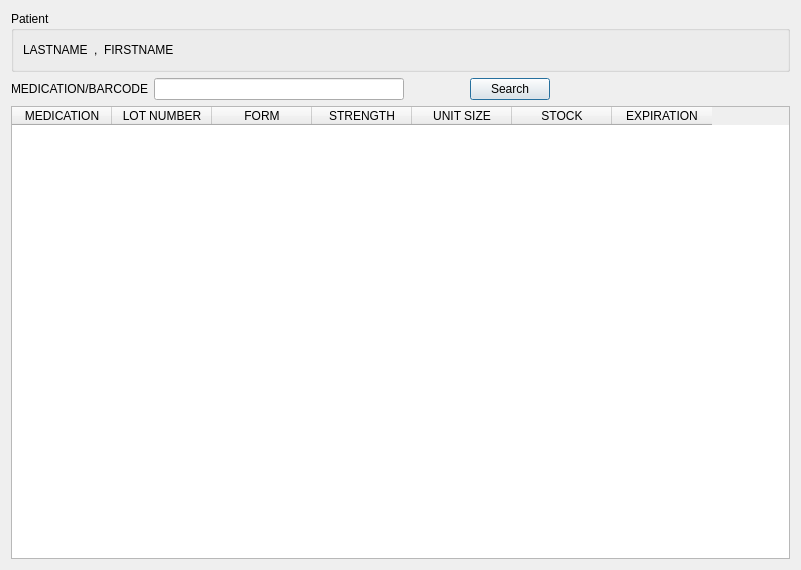
<?xml version="1.0" encoding="UTF-8"?>
<ui version="4.0">
 <class>APW_Page00</class>
 <widget class="QWizardPage" name="APW_Page00">
  <property name="geometry">
   <rect>
    <x>0</x>
    <y>0</y>
    <width>801</width>
    <height>570</height>
   </rect>
  </property>
  <property name="windowTitle">
   <string>WizardPage</string>
  </property>
  <layout class="QVBoxLayout" name="verticalLayout">
   <item>
    <widget class="QGroupBox" name="patientBox">
     <property name="title">
      <string>Patient</string>
     </property>
     <layout class="QHBoxLayout" name="horizontalLayout_2">
      <item>
       <widget class="QLabel" name="lastLabel">
        <property name="text">
         <string>LASTNAME</string>
        </property>
       </widget>
      </item>
      <item>
       <widget class="QLabel" name="label_4">
        <property name="text">
         <string>,</string>
        </property>
       </widget>
      </item>
      <item>
       <widget class="QLabel" name="firstLabel">
        <property name="text">
         <string>FIRSTNAME</string>
        </property>
       </widget>
      </item>
      <item>
       <spacer name="horizontalSpacer_3">
        <property name="orientation">
         <enum>Qt::Horizontal</enum>
        </property>
        <property name="sizeHint" stdset="0">
         <size>
          <width>40</width>
          <height>20</height>
         </size>
        </property>
       </spacer>
      </item>
     </layout>
    </widget>
   </item>
   <item>
    <layout class="QHBoxLayout" name="horizontalLayout">
     <item>
      <widget class="QLabel" name="medicationLabel">
       <property name="text">
        <string>MEDICATION/BARCODE</string>
       </property>
      </widget>
     </item>
     <item>
      <widget class="QLineEdit" name="medicationField">
       <property name="minimumSize">
        <size>
         <width>250</width>
         <height>0</height>
        </size>
       </property>
      </widget>
     </item>
     <item>
      <spacer name="horizontalSpacer">
       <property name="orientation">
        <enum>Qt::Horizontal</enum>
       </property>
       <property name="sizeType">
        <enum>QSizePolicy::Fixed</enum>
       </property>
       <property name="sizeHint" stdset="0">
        <size>
         <width>60</width>
         <height>20</height>
        </size>
       </property>
      </spacer>
     </item>
     <item>
      <widget class="QPushButton" name="searchButton">
       <property name="text">
        <string>Search</string>
       </property>
       <property name="default">
        <bool>true</bool>
       </property>
      </widget>
     </item>
     <item>
      <spacer name="horizontalSpacer_2">
       <property name="orientation">
        <enum>Qt::Horizontal</enum>
       </property>
       <property name="sizeHint" stdset="0">
        <size>
         <width>40</width>
         <height>20</height>
        </size>
       </property>
      </spacer>
     </item>
    </layout>
   </item>
   <item>
    <widget class="QTableWidget" name="resultTable">
     <property name="editTriggers">
      <set>QAbstractItemView::NoEditTriggers</set>
     </property>
     <property name="selectionBehavior">
      <enum>QAbstractItemView::SelectRows</enum>
     </property>
     <property name="columnCount">
      <number>7</number>
     </property>
     <attribute name="horizontalHeaderHighlightSections">
      <bool>false</bool>
     </attribute>
     <attribute name="horizontalHeaderMinimumSectionSize">
      <number>100</number>
     </attribute>
     <column>
      <property name="text">
       <string>MEDICATION</string>
      </property>
     </column>
     <column>
      <property name="text">
       <string>LOT NUMBER</string>
      </property>
     </column>
     <column>
      <property name="text">
       <string>FORM</string>
      </property>
     </column>
     <column>
      <property name="text">
       <string>STRENGTH</string>
      </property>
     </column>
     <column>
      <property name="text">
       <string>UNIT SIZE</string>
      </property>
     </column>
     <column>
      <property name="text">
       <string>STOCK</string>
      </property>
     </column>
     <column>
      <property name="text">
       <string>EXPIRATION</string>
      </property>
     </column>
    </widget>
   </item>
  </layout>
 </widget>
 <tabstops>
  <tabstop>medicationField</tabstop>
  <tabstop>searchButton</tabstop>
  <tabstop>resultTable</tabstop>
 </tabstops>
 <resources/>
 <connections>
  <connection>
   <sender>medicationField</sender>
   <signal>returnPressed()</signal>
   <receiver>searchButton</receiver>
   <slot>click()</slot>
   <hints>
    <hint type="sourcelabel">
     <x>241</x>
     <y>79</y>
    </hint>
    <hint type="destinationlabel">
     <x>483</x>
     <y>80</y>
    </hint>
   </hints>
  </connection>
 </connections>
</ui>
